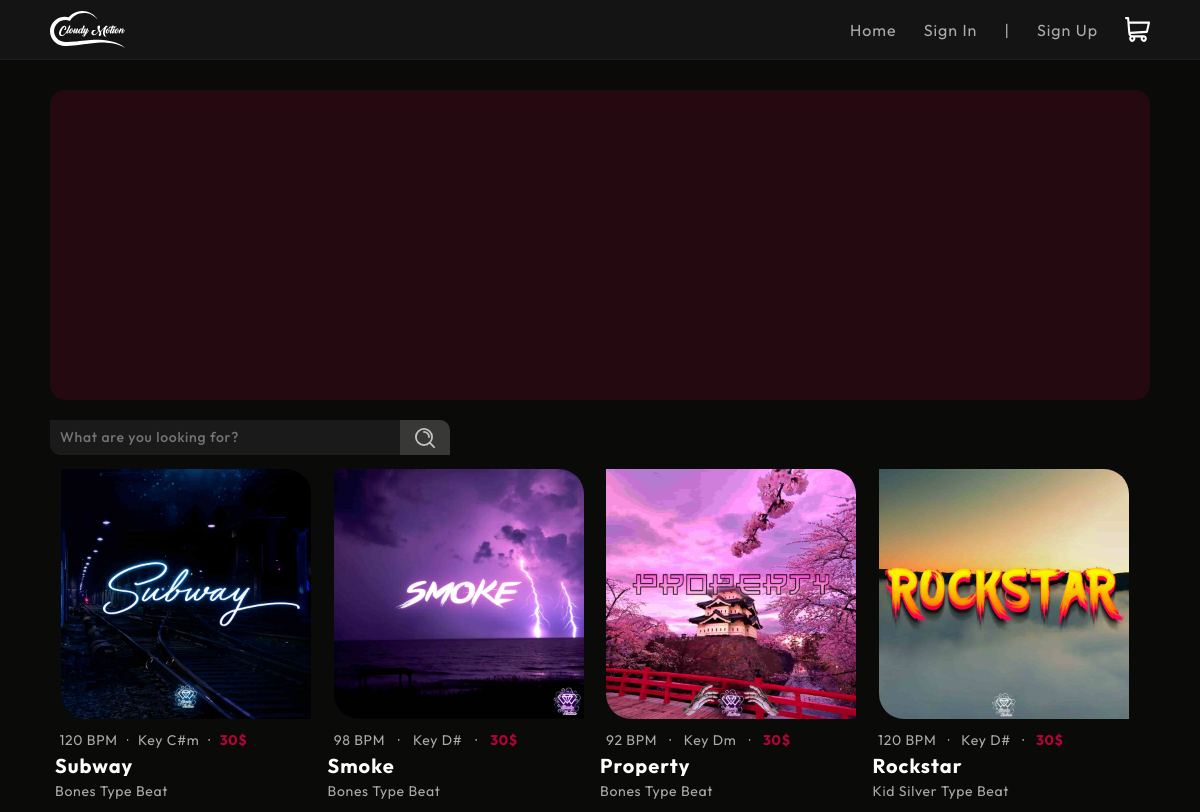
The app's page /store/ (upper part), older data.
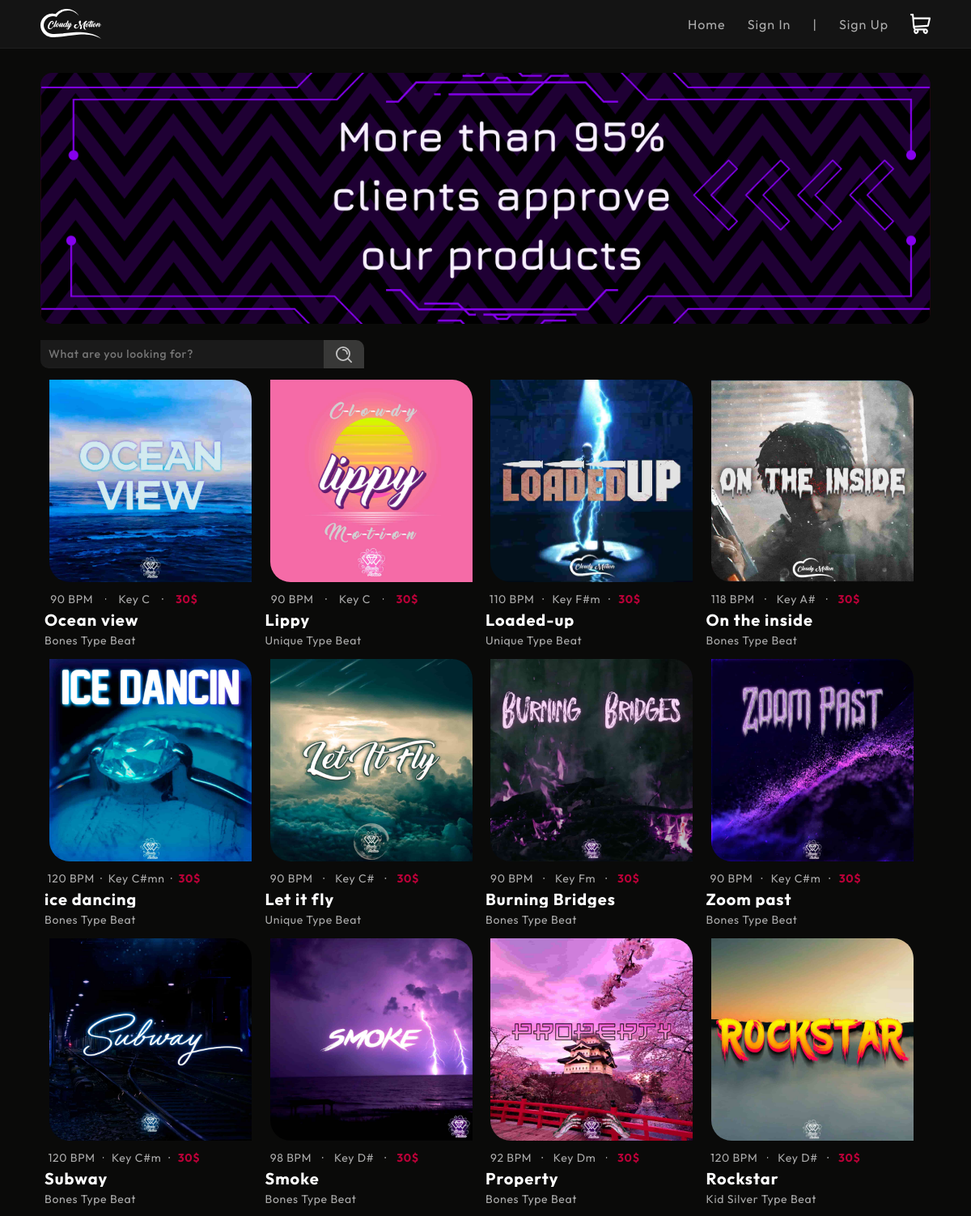
The same page, newer data.
### cm_site/models.py (models this page shows, shortened)
class Tracks(models.Model):
    track_name = models.CharField('Track Name', unique=True, null=False, max_length=64)
    cover_art = models.ImageField("Cover Art", upload_to='uploads/')
    bpm = models.IntegerField('BPM', default=90)
    key = models.CharField('Key', unique=False, null=False, max_length=16)
    mood = models.ForeignKey(Moods, on_delete=models.CASCADE)
    duration = models.CharField('Duration', max_length=16, null=False)
    type_beat = models.CharField('Type Beat', unique=False, max_length=32, default="Unique", null=False)
    mp3 = models.FileField('Mp3 File', upload_to='uploads/')
    class Meta:
        verbose_name = 'Track'
        verbose_name_plural = 'Tracks'

class Prices(models.Model):
    wav_license = models.IntegerField('Wav License $', default=30)
    unlimited_license = models.IntegerField('Unlimited License $', default=100)
    exclusive_license = models.IntegerField('Exclusive License $', default=300)
    class Meta:
        verbose_name = 'Price'
        verbose_name_plural = 'Prices'

class Banners(models.Model):
    banner = models.ImageField("Banner", upload_to='uploads/')
    link = models.URLField('HREF', default='http://127.0.0.1:8000/store')
    class Meta:
        verbose_name = 'Banner'
        verbose_name_plural = 'Banners'

### cm_site/views.py (the view)
# urls.py: path('store/', view=views.store, name='store'),
def store(request: WSGIRequest):
    if request.method == 'POST':
        form = SearchForm(request.POST)
        if form.is_valid():
            text = form.cleaned_data['text_field']
            if text is None or text == "":
                current_tracks = Tracks.objects.all()
            else:
                current_tracks = Tracks.objects.filter(track_name__icontains=text)
            data = {
                'user': request.user,
                'tracks': current_tracks,
                'prices': Prices.objects.all()[0],
                'search_form': form,
                'banners': Banners.objects.all()
            }
            return render(request, 'cm_site/store.html', data)
        else:
            text = None
    else:
        form = SearchForm()
    data = {
        'user': request.user,
        'tracks': Tracks.objects.all().order_by('-id'),
        'prices': Prices.objects.all()[0],
        'search_form': form,
        'banners': Banners.objects.all()
    }
    return render(request, 'cm_site/store.html', data)

### cm_site/forms.py
class SearchForm(forms.Form):
    text_field = forms.CharField(
        widget=forms.TextInput(attrs={
            'class': 'search__text',
            'placeholder': 'What are you looking for?'
            }),
        required=False
    )

### cm_site/templates/cm_site/store.html (shortened to what this page needs)
{% load static %}
<!DOCTYPE html>
<html lang="en">
<head>
    <link rel="stylesheet" href="{% static 'cm_site/css/reset.css' %}">
    <link rel="stylesheet" href="{% static 'cm_site/css/font.css' %}">
    <link rel="stylesheet" href="{% static 'cm_site/css/store.css' %}">
    <link rel="stylesheet" href="{% static 'cm_site/css/store_a.css' %}">
</head>
<body>
    <div class="wrapper" style="width: 100%;">
        <header class="header">
            <div class="header__container">
                <a href="{% url 'not_developed' %}">
                    <div class="header__container-logo"></div>
                </a>
                    {% if user.is_authenticated %}
                        <div class="header__container-navbar">
                            <a href="{% url 'not_developed' %}" class="navbar__link">
                                <div class="navbar__link-home">Home</div>
                            </a>
                            <a href="{% url 'not_developed' %}" class="navbar__link">
                                <div class="navbar__link-services">Services</div>
                            </a>
                            <a href="{% url 'not_developed' %}" class="navbar__link">
                                <div class="navbar__link-contacts">Contacts</div>
                            </a>
                            <a href="{% url 'not_developed' %}" class="navbar__link navbar__link--svg">
                                <div class="navbar__link-account"></div>
                            </a>
                            <a href="{% url 'not_developed' %}" class="navbar__link navbar__link--svg">
                                <div class="navbar__link-basket"></div>
                            </a>
                        </div>
                    {% else %}
                        <div class="header__container-navbar header__container-navbar--no">
                            <a href="{% url 'not_developed' %}" class="navbar__link">
                                <div class="navbar__link-home">Home</div>
                            </a>
                            <a href="{% url 'not_developed' %}" class="navbar__link">
                                <div class="navbar__link-singin">Sign In</div>
                            </a>
                            <div class="navbar__link navbar__link-sep">
                                <div id="item1" class="navbar__link-sep">|</div>
                            </div>
                            <a href="{% url 'not_developed' %}" class="navbar__link">
                                <div class="navbar__link-singup">Sign Up</div>
                            </a>
                            <a href="{% url 'not_developed' %}" class="navbar__link navbar__link--svg">
                                <div class="navbar__link-basket"></div>
                            </a>
                        </div>
                    {% endif %}
            </div>
        </header>
        <main class="main">
            <div class="main__container">
                <div class="main__container_banners">
                    <div class="main__container_banners-carousel">
                        {% for banner in banners %}
                            <div class="carousel__slide" onclick="goToUrl('{{banner.link}}')">
                                <img src="../media/{{banner.banner}}" alt="banner.jpg">
                            </div>
                        {% endfor %}
                    </div>
                </div>
                <div class="main__container_sort">
                    <div class="main__container_sort-search">
                        <form method="post">
                            {{ search_form.text_field }}
                            <button class="search__submit" type="submit"><div></div></button>
                        </form>
                    </div>
                </div>
                <div class="main__container_playlist">
                    {% for element in tracks %}
                        <div class="music">
                            <div class="music__cover" onclick="coverPlay({{forloop.counter}});" style="background: url('../media/{{element.cover_art}}') no-repeat; background-size: cover;">
                                <div class="music__cover_button"></div>
                            </div>
                            <div class="music__data">
                                <div class="music__data-main">
                                    <h2>{{element.bpm}} BPM</h2>
                                    <h2>·</h2>
                                    <h2>Key {{element.key}}</h2>
                                    <h2>·</h2>
                                    <h3>{{prices.wav_license}}$</h3>
                                </div>
                                <div class="music__data-name">
                                    <h1><a href="{% url 'store' %}{{element.id}}/{{element.track_name}}/">{{element.track_name}}</a></h1>
                                </div>
                                <div class="music__data-typebeat">
                                    <h2>{{element.type_beat}} Type Beat</h2>
                                </div>
                            </div>
                        </div>
                    {% endfor %}
                </div>
            </div>
        </main>
    </div>
</body>
</html>

Row changes from the older to the newer data that the page shows:
added Banners: banner (picture)
added Tracks: cover_art (picture), bpm "90", key "C", {{ prices.wav_license }} "30", track_name "Ocean view", type_beat "Bones"
added Tracks: cover_art (picture), bpm "90", key "C", {{ prices.wav_license }} "30", track_name "Lippy", type_beat "Unique"
added Tracks: cover_art (picture), bpm "110", key "F#m", {{ prices.wav_license }} "30", track_name "Loaded-up", type_beat "Unique"
added Tracks: cover_art (picture), bpm "118", key "A#", {{ prices.wav_license }} "30", track_name "On the inside", type_beat "Bones"
added Tracks: cover_art (picture), bpm "120", key "C#mn", {{ prices.wav_license }} "30", track_name "ice dancing", type_beat "Bones"
added Tracks: cover_art (picture), bpm "90", key "C#", {{ prices.wav_license }} "30", track_name "Let it fly", type_beat "Unique"
added Tracks: cover_art (picture), bpm "90", key "Fm", {{ prices.wav_license }} "30", track_name "Burning Bridges", type_beat "Bones"
added Tracks: cover_art (picture), bpm "90", key "C#m", {{ prices.wav_license }} "30", track_name "Zoom past", type_beat "Bones"
